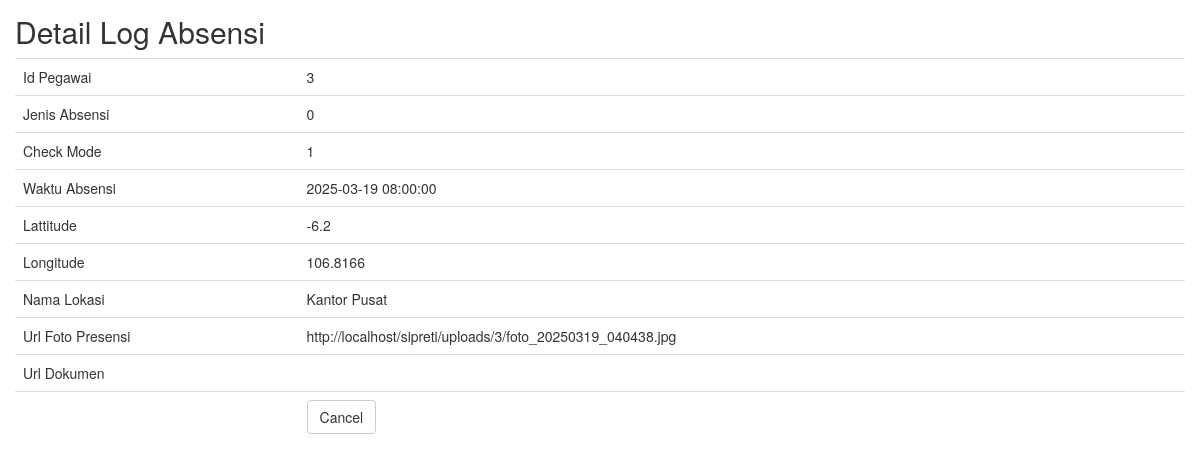
Page /log_absensi/read/5.html on the committed database.
### tables this page shows
CREATE TABLE `log_absensi` (
  `id_log_absensi` int(11) NOT NULL,
  `id_pegawai` int(11) NOT NULL,
  `jenis_absensi` tinyint(4) NOT NULL COMMENT '0: harian, 1: dinas',
  `check_mode` tinyint(4) NOT NULL COMMENT '0: check in, 1: check out',
  `waktu_absensi` datetime NOT NULL,
  `lattitude` double NOT NULL,
  `longitude` double NOT NULL,
  `nama_lokasi` varchar(255) DEFAULT NULL,
  `url_foto_presensi` varchar(255) DEFAULT NULL,
  `url_dokumen` varchar(255) DEFAULT NULL,
  `waktu_verifikasi` varchar(255) DEFAULT NULL,
  `created_at` timestamp NOT NULL DEFAULT current_timestamp(),
  `updated_at` timestamp NOT NULL DEFAULT current_timestamp() ON UPDATE current_timestamp(),
  `deleted_at` timestamp NULL DEFAULT NULL
);

### application/controllers/Log_absensi.php (called while the page is built, shortened)
<?php
class Log_absensi extends CI_Controller
{
	function __construct()
	{
		$this->load->model('Log_absensi_model');
		$this->load->library('form_validation');
	}
	public function read($id)
	{
		$row = $this->Log_absensi_model->get_by_id($id);
		if ($row && empty($row->deleted_at)) {
			$data = array(
				'id_log_absensi' => $row->id_log_absensi,
				'id_pegawai' => $row->id_pegawai,
				'jenis_absensi' => $row->jenis_absensi,
				'check_mode' => $row->check_mode,
				'waktu_absensi' => $row->waktu_absensi,
				'lattitude' => $row->lattitude,
				'longitude' => $row->longitude,
				'nama_lokasi' => $row->nama_lokasi,
				'url_foto_presensi' => $row->url_foto_presensi,
				'url_dokumen' => $row->url_dokumen,
				'created_at' => $row->created_at,
				'updated_at' => $row->updated_at,
				'deleted_at' => $row->deleted_at,
			);
			$this->load->view('log_absensi/log_absensi_read', $data);
		} else {
			$this->session->set_flashdata('message', 'Record Not Found');
			redirect(site_url('log_absensi'));
		}
	}
}

### index.php (called while the page is built, shortened)
<?php
require_once BASEPATH.'core/CodeIgniter.php';

### application/models/Log_absensi_model.php (called while the page is built, shortened)
<?php
class Log_absensi_model extends CI_Model
{
	public $table = 'log_absensi';
	public $id = 'id_log_absensi';
	function get_by_id($id)
	{
		$this->db->where($this->id, $id);
		return $this->db->get($this->table)->row();
	}
}

### application/views/log_absensi/log_absensi_read.php (the view, shortened to what this page needs)
<!doctype html>
<html>
    <head>
        <link rel="stylesheet" href="<?php echo base_url('assets/bootstrap/css/bootstrap.min.css') ?>"/>
    </head>
    <body>
        <h2 style="margin-top:0px">Detail Log Absensi</h2>
        <table class="table">
	    <tr><td>Id Pegawai</td><td><?php echo $id_pegawai; ?></td></tr>
	    <tr><td>Jenis Absensi</td><td><?php echo $jenis_absensi; ?></td></tr>
	    <tr><td>Check Mode</td><td><?php echo $check_mode; ?></td></tr>
	    <tr><td>Waktu Absensi</td><td><?php echo $waktu_absensi; ?></td></tr>
	    <tr><td>Lattitude</td><td><?php echo $lattitude; ?></td></tr>
	    <tr><td>Longitude</td><td><?php echo $longitude; ?></td></tr>
	    <tr><td>Nama Lokasi</td><td><?php echo $nama_lokasi; ?></td></tr>
	    <tr><td>Url Foto Presensi</td><td><?php echo $url_foto_presensi; ?></td></tr>
	    <tr><td>Url Dokumen</td><td><?php echo $url_dokumen; ?></td></tr>
	    <tr><td></td><td><a href="<?php echo site_url('log_absensi') ?>" class="btn btn-default">Cancel</a></td></tr>
	</table>
        </body>
</html>

### application/views/log_absensi/log_absensi_read.php (style rules this page uses)
body { padding: 15px; }

### rows in the picture
log_absensi: id_pegawai "3", jenis_absensi "0", check_mode "1", waktu_absensi "2025-03-19 08:00:00", lattitude "-6.2", longitude "106.8166", nama_lokasi "Kantor Pusat", url_foto_presensi "http://localhost/sipreti/uploads/3/foto_20250319_040438.jpg"
